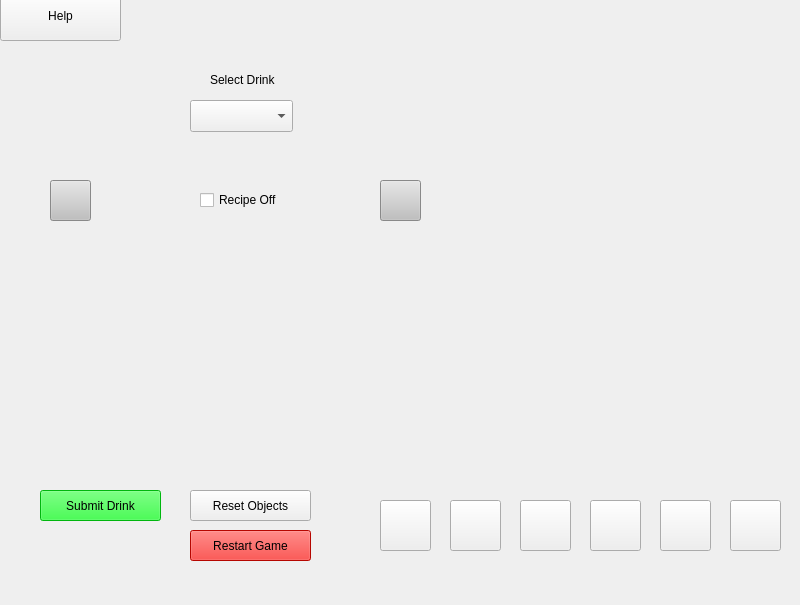
<?xml version="1.0" encoding="UTF-8"?>
<ui version="4.0">
 <class>MainWindow</class>
 <widget class="QMainWindow" name="MainWindow">
  <property name="geometry">
   <rect>
    <x>0</x>
    <y>0</y>
    <width>800</width>
    <height>605</height>
   </rect>
  </property>
  <property name="windowTitle">
   <string>MainWindow</string>
  </property>
  <widget class="QWidget" name="centralwidget">
   <widget class="QScrollArea" name="scrollArea">
    <property name="geometry">
     <rect>
      <x>620</x>
      <y>0</y>
      <width>201</width>
      <height>471</height>
     </rect>
    </property>
    <property name="frameShape">
     <enum>QFrame::Shape::NoFrame</enum>
    </property>
    <property name="verticalScrollBarPolicy">
     <enum>Qt::ScrollBarPolicy::ScrollBarAlwaysOn</enum>
    </property>
    <property name="horizontalScrollBarPolicy">
     <enum>Qt::ScrollBarPolicy::ScrollBarAlwaysOff</enum>
    </property>
    <property name="widgetResizable">
     <bool>true</bool>
    </property>
    <property name="alignment">
     <set>Qt::AlignmentFlag::AlignLeading|Qt::AlignmentFlag::AlignLeft|Qt::AlignmentFlag::AlignVCenter</set>
    </property>
    <widget class="QWidget" name="scrollAreas">
     <property name="geometry">
      <rect>
       <x>0</x>
       <y>0</y>
       <width>187</width>
       <height>471</height>
      </rect>
     </property>
     <widget class="QLabel" name="shelf">
      <property name="geometry">
       <rect>
        <x>-10</x>
        <y>0</y>
        <width>231</width>
        <height>1251</height>
       </rect>
      </property>
      <property name="text">
       <string/>
      </property>
      <property name="pixmap">
       <pixmap resource="images.qrc">:/background/shelf.png</pixmap>
      </property>
     </widget>
     <widget class="QPushButton" name="vermouth">
      <property name="geometry">
       <rect>
        <x>10</x>
        <y>40</y>
        <width>51</width>
        <height>111</height>
       </rect>
      </property>
      <property name="toolTip">
       <string>&lt;html&gt;&lt;head/&gt;&lt;body&gt;&lt;p&gt;Vermouth&lt;/p&gt;&lt;/body&gt;&lt;/html&gt;</string>
      </property>
      <property name="styleSheet">
       <string notr="true">QPushButton { 
    padding: 0px; 
    background: transparent; 
    border: none; 
}
QPushButton:hover {
    background: rgba(255,255,255,0.1);
}</string>
      </property>
      <property name="text">
       <string/>
      </property>
      <property name="icon">
       <iconset resource="images.qrc">
        <normaloff>:/icons/vermouth.png</normaloff>:/icons/vermouth.png</iconset>
      </property>
      <property name="iconSize">
       <size>
        <width>40</width>
        <height>90</height>
       </size>
      </property>
      <property name="checkable">
       <bool>false</bool>
      </property>
      <property name="checked">
       <bool>false</bool>
      </property>
     </widget>
     <widget class="QPushButton" name="pineappleJuice">
      <property name="geometry">
       <rect>
        <x>70</x>
        <y>60</y>
        <width>51</width>
        <height>91</height>
       </rect>
      </property>
      <property name="toolTip">
       <string>&lt;html&gt;&lt;head/&gt;&lt;body&gt;&lt;p&gt;Pineapple Juice&lt;/p&gt;&lt;/body&gt;&lt;/html&gt;</string>
      </property>
      <property name="styleSheet">
       <string notr="true">QPushButton { 
    padding: 0px; 
    background: transparent; 
    border: none; 
}
QPushButton:hover {
    background: rgba(255,255,255,0.1);
}</string>
      </property>
      <property name="text">
       <string/>
      </property>
      <property name="icon">
       <iconset resource="images.qrc">
        <normaloff>:/icons/pineappleJuice.png</normaloff>:/icons/pineappleJuice.png</iconset>
      </property>
      <property name="iconSize">
       <size>
        <width>40</width>
        <height>100</height>
       </size>
      </property>
      <property name="checkable">
       <bool>false</bool>
      </property>
     </widget>
     <widget class="QPushButton" name="tripleSec">
      <property name="geometry">
       <rect>
        <x>130</x>
        <y>50</y>
        <width>51</width>
        <height>101</height>
       </rect>
      </property>
      <property name="toolTip">
       <string>&lt;html&gt;&lt;head/&gt;&lt;body&gt;&lt;p&gt;Triple Sec&lt;/p&gt;&lt;/body&gt;&lt;/html&gt;</string>
      </property>
      <property name="styleSheet">
       <string notr="true">QPushButton { 
    padding: 0px; 
    background: transparent; 
    border: none; 
}
QPushButton:hover {
    background: rgba(255,255,255,0.1);
}</string>
      </property>
      <property name="text">
       <string/>
      </property>
      <property name="icon">
       <iconset resource="images.qrc">
        <normaloff>:/icons/tripleSec.png</normaloff>:/icons/tripleSec.png</iconset>
      </property>
      <property name="iconSize">
       <size>
        <width>40</width>
        <height>90</height>
       </size>
      </property>
      <property name="checkable">
       <bool>false</bool>
      </property>
     </widget>
     <widget class="QPushButton" name="gin">
      <property name="geometry">
       <rect>
        <x>10</x>
        <y>150</y>
        <width>51</width>
        <height>101</height>
       </rect>
      </property>
      <property name="toolTip">
       <string>&lt;html&gt;&lt;head/&gt;&lt;body&gt;&lt;p&gt;Gin&lt;/p&gt;&lt;/body&gt;&lt;/html&gt;</string>
      </property>
      <property name="styleSheet">
       <string notr="true">QPushButton { 
    padding: 0px; 
    background: transparent; 
    border: none; 
}
QPushButton:hover {
    background: rgba(255,255,255,0.1);
}</string>
      </property>
      <property name="text">
       <string/>
      </property>
      <property name="icon">
       <iconset resource="images.qrc">
        <normaloff>:/icons/gin.png</normaloff>:/icons/gin.png</iconset>
      </property>
      <property name="iconSize">
       <size>
        <width>40</width>
        <height>100</height>
       </size>
      </property>
      <property name="checkable">
       <bool>false</bool>
      </property>
     </widget>
     <widget class="QPushButton" name="tequila">
      <property name="geometry">
       <rect>
        <x>70</x>
        <y>150</y>
        <width>51</width>
        <height>101</height>
       </rect>
      </property>
      <property name="toolTip">
       <string>&lt;html&gt;&lt;head/&gt;&lt;body&gt;&lt;p&gt;Tequila&lt;/p&gt;&lt;/body&gt;&lt;/html&gt;</string>
      </property>
      <property name="styleSheet">
       <string notr="true">QPushButton { 
    padding: 0px; 
    background: transparent; 
    border: none; 
}
QPushButton:hover {
    background: rgba(255,255,255,0.1);
}</string>
      </property>
      <property name="text">
       <string/>
      </property>
      <property name="icon">
       <iconset resource="images.qrc">
        <normaloff>:/icons/tequila.png</normaloff>:/icons/tequila.png</iconset>
      </property>
      <property name="iconSize">
       <size>
        <width>40</width>
        <height>100</height>
       </size>
      </property>
      <property name="checkable">
       <bool>false</bool>
      </property>
     </widget>
     <widget class="QPushButton" name="coconutCream">
      <property name="geometry">
       <rect>
        <x>130</x>
        <y>180</y>
        <width>51</width>
        <height>81</height>
       </rect>
      </property>
      <property name="toolTip">
       <string>&lt;html&gt;&lt;head/&gt;&lt;body&gt;&lt;p&gt;Coconut Cream&lt;/p&gt;&lt;/body&gt;&lt;/html&gt;</string>
      </property>
      <property name="layoutDirection">
       <enum>Qt::LayoutDirection::RightToLeft</enum>
      </property>
      <property name="styleSheet">
       <string notr="true">QPushButton { 
    padding: 0px; 
    background: transparent; 
    border: none; 
}
QPushButton:hover {
    background: rgba(255,255,255,0.1);
}</string>
      </property>
      <property name="text">
       <string/>
      </property>
      <property name="icon">
       <iconset resource="images.qrc">
        <normaloff>:/icons/coconutCream.png</normaloff>:/icons/coconutCream.png</iconset>
      </property>
      <property name="iconSize">
       <size>
        <width>40</width>
        <height>100</height>
       </size>
      </property>
      <property name="checkable">
       <bool>false</bool>
      </property>
     </widget>
     <widget class="QPushButton" name="limeJuice">
      <property name="geometry">
       <rect>
        <x>10</x>
        <y>320</y>
        <width>51</width>
        <height>71</height>
       </rect>
      </property>
      <property name="toolTip">
       <string>&lt;html&gt;&lt;head/&gt;&lt;body&gt;&lt;p&gt;Lime Juice&lt;/p&gt;&lt;/body&gt;&lt;/html&gt;</string>
      </property>
      <property name="styleSheet">
       <string notr="true">QPushButton { 
    padding: 0px; 
    background: transparent; 
    border: none; 
}
QPushButton:hover {
    background: rgba(255,255,255,0.1);
}</string>
      </property>
      <property name="text">
       <string/>
      </property>
      <property name="icon">
       <iconset resource="images.qrc">
        <normaloff>:/icons/limeJuice.png</normaloff>:/icons/limeJuice.png</iconset>
      </property>
      <property name="iconSize">
       <size>
        <width>51</width>
        <height>61</height>
       </size>
      </property>
      <property name="checkable">
       <bool>false</bool>
      </property>
     </widget>
     <widget class="QPushButton" name="sweetVermouth">
      <property name="geometry">
       <rect>
        <x>70</x>
        <y>280</y>
        <width>51</width>
        <height>111</height>
       </rect>
      </property>
      <property name="toolTip">
       <string>&lt;html&gt;&lt;head/&gt;&lt;body&gt;&lt;p&gt;Sweet Red Vermouth&lt;/p&gt;&lt;/body&gt;&lt;/html&gt;</string>
      </property>
      <property name="styleSheet">
       <string notr="true">QPushButton { 
    padding: 0px; 
    background: transparent; 
    border: none; 
}
QPushButton:hover {
    background: rgba(255,255,255,0.1);
}</string>
      </property>
      <property name="text">
       <string/>
      </property>
      <property name="icon">
       <iconset resource="images.qrc">
        <normaloff>:/icons/sweetRedVermouth.png</normaloff>:/icons/sweetRedVermouth.png</iconset>
      </property>
      <property name="iconSize">
       <size>
        <width>51</width>
        <height>100</height>
       </size>
      </property>
      <property name="checkable">
       <bool>false</bool>
      </property>
     </widget>
     <widget class="QPushButton" name="whiskey">
      <property name="geometry">
       <rect>
        <x>130</x>
        <y>280</y>
        <width>51</width>
        <height>111</height>
       </rect>
      </property>
      <property name="toolTip">
       <string>&lt;html&gt;&lt;head/&gt;&lt;body&gt;&lt;p&gt;Sweet Red Vermouth&lt;/p&gt;&lt;/body&gt;&lt;/html&gt;</string>
      </property>
      <property name="styleSheet">
       <string notr="true">QPushButton { 
    padding: 0px; 
    background: transparent; 
    border: none; 
}
QPushButton:hover {
    background: rgba(255,255,255,0.1);
}</string>
      </property>
      <property name="text">
       <string/>
      </property>
      <property name="icon">
       <iconset resource="images.qrc">
        <normaloff>:/icons/whiskey.png</normaloff>:/icons/whiskey.png</iconset>
      </property>
      <property name="iconSize">
       <size>
        <width>51</width>
        <height>100</height>
       </size>
      </property>
      <property name="checkable">
       <bool>false</bool>
      </property>
     </widget>
     <widget class="QPushButton" name="bitters">
      <property name="geometry">
       <rect>
        <x>10</x>
        <y>420</y>
        <width>51</width>
        <height>81</height>
       </rect>
      </property>
      <property name="toolTip">
       <string>&lt;html&gt;&lt;head/&gt;&lt;body&gt;&lt;p&gt;Bitters&lt;/p&gt;&lt;/body&gt;&lt;/html&gt;</string>
      </property>
      <property name="styleSheet">
       <string notr="true">QPushButton { 
    padding: 0px; 
    background: transparent; 
    border: none; 
}
QPushButton:hover {
    background: rgba(255,255,255,0.1);
}</string>
      </property>
      <property name="text">
       <string/>
      </property>
      <property name="icon">
       <iconset resource="images.qrc">
        <normaloff>:/icons/bitters.png</normaloff>:/icons/bitters.png</iconset>
      </property>
      <property name="iconSize">
       <size>
        <width>51</width>
        <height>60</height>
       </size>
      </property>
      <property name="checkable">
       <bool>false</bool>
      </property>
     </widget>
     <widget class="QPushButton" name="blueCuracao">
      <property name="geometry">
       <rect>
        <x>70</x>
        <y>410</y>
        <width>51</width>
        <height>91</height>
       </rect>
      </property>
      <property name="toolTip">
       <string>&lt;html&gt;&lt;head/&gt;&lt;body&gt;&lt;p&gt;Blue Curacao&lt;/p&gt;&lt;/body&gt;&lt;/html&gt;</string>
      </property>
      <property name="styleSheet">
       <string notr="true">QPushButton { 
    padding: 0px; 
    background: transparent; 
    border: none; 
}
QPushButton:hover {
    background: rgba(255,255,255,0.1);
}</string>
      </property>
      <property name="text">
       <string/>
      </property>
      <property name="icon">
       <iconset resource="images.qrc">
        <normaloff>:/icons/blueCuracao.png</normaloff>:/icons/blueCuracao.png</iconset>
      </property>
      <property name="iconSize">
       <size>
        <width>20</width>
        <height>1159</height>
       </size>
      </property>
      <property name="checkable">
       <bool>false</bool>
      </property>
     </widget>
     <widget class="QPushButton" name="agaveSyrup">
      <property name="geometry">
       <rect>
        <x>130</x>
        <y>410</y>
        <width>51</width>
        <height>91</height>
       </rect>
      </property>
      <property name="toolTip">
       <string>&lt;html&gt;&lt;head/&gt;&lt;body&gt;&lt;p&gt;Agave Syrup&lt;/p&gt;&lt;/body&gt;&lt;/html&gt;</string>
      </property>
      <property name="styleSheet">
       <string notr="true">QPushButton { 
    padding: 0px; 
    background: transparent; 
    border: none; 
}
QPushButton:hover {
    background: rgba(255,255,255,0.1);
}</string>
      </property>
      <property name="text">
       <string/>
      </property>
      <property name="icon">
       <iconset resource="images.qrc">
        <normaloff>:/icons/agaveSyrup.png</normaloff>:/icons/agaveSyrup.png</iconset>
      </property>
      <property name="iconSize">
       <size>
        <width>24</width>
        <height>1159</height>
       </size>
      </property>
      <property name="checkable">
       <bool>false</bool>
      </property>
     </widget>
     <widget class="QPushButton" name="whiteRum">
      <property name="geometry">
       <rect>
        <x>10</x>
        <y>540</y>
        <width>51</width>
        <height>111</height>
       </rect>
      </property>
      <property name="toolTip">
       <string>&lt;html&gt;&lt;head/&gt;&lt;body&gt;&lt;p&gt;White Rum&lt;/p&gt;&lt;/body&gt;&lt;/html&gt;</string>
      </property>
      <property name="styleSheet">
       <string notr="true">QPushButton { 
    padding: 0px; 
    background: transparent; 
    border: none; 
}
QPushButton:hover {
    background: rgba(255,255,255,0.1);
}</string>
      </property>
      <property name="text">
       <string/>
      </property>
      <property name="icon">
       <iconset resource="images.qrc">
        <normaloff>:/icons/whiteRum.png</normaloff>:/icons/whiteRum.png</iconset>
      </property>
      <property name="iconSize">
       <size>
        <width>51</width>
        <height>110</height>
       </size>
      </property>
      <property name="checkable">
       <bool>false</bool>
      </property>
     </widget>
    </widget>
   </widget>
   <widget class="QPushButton" name="olive">
    <property name="geometry">
     <rect>
      <x>590</x>
      <y>500</y>
      <width>51</width>
      <height>51</height>
     </rect>
    </property>
    <property name="toolTip">
     <string>&lt;html&gt;&lt;head/&gt;&lt;body&gt;&lt;p&gt;Olives&lt;/p&gt;&lt;/body&gt;&lt;/html&gt;</string>
    </property>
    <property name="text">
     <string/>
    </property>
    <property name="icon">
     <iconset resource="images.qrc">
      <normaloff>:/icons/olives.png</normaloff>:/icons/olives.png</iconset>
    </property>
    <property name="iconSize">
     <size>
      <width>15</width>
      <height>1159</height>
     </size>
    </property>
    <property name="checkable">
     <bool>false</bool>
    </property>
   </widget>
   <widget class="QPushButton" name="saltRim">
    <property name="geometry">
     <rect>
      <x>520</x>
      <y>500</y>
      <width>51</width>
      <height>51</height>
     </rect>
    </property>
    <property name="toolTip">
     <string>&lt;html&gt;&lt;head/&gt;&lt;body&gt;&lt;p&gt;Salt for salt rim&lt;/p&gt;&lt;/body&gt;&lt;/html&gt;</string>
    </property>
    <property name="text">
     <string/>
    </property>
    <property name="icon">
     <iconset resource="images.qrc">
      <normaloff>:/icons/saltRim.png</normaloff>:/icons/saltRim.png</iconset>
    </property>
    <property name="iconSize">
     <size>
      <width>38</width>
      <height>1159</height>
     </size>
    </property>
    <property name="checkable">
     <bool>false</bool>
    </property>
   </widget>
   <widget class="QPushButton" name="lime">
    <property name="geometry">
     <rect>
      <x>450</x>
      <y>500</y>
      <width>51</width>
      <height>51</height>
     </rect>
    </property>
    <property name="toolTip">
     <string>&lt;html&gt;&lt;head/&gt;&lt;body&gt;&lt;p&gt;Lime Slice&lt;/p&gt;&lt;/body&gt;&lt;/html&gt;</string>
    </property>
    <property name="text">
     <string/>
    </property>
    <property name="icon">
     <iconset resource="images.qrc">
      <normaloff>:/icons/limeSlice.png</normaloff>:/icons/limeSlice.png</iconset>
    </property>
    <property name="iconSize">
     <size>
      <width>38</width>
      <height>1159</height>
     </size>
    </property>
    <property name="checkable">
     <bool>false</bool>
    </property>
   </widget>
   <widget class="QPushButton" name="ice">
    <property name="geometry">
     <rect>
      <x>380</x>
      <y>500</y>
      <width>51</width>
      <height>51</height>
     </rect>
    </property>
    <property name="toolTip">
     <string>&lt;html&gt;&lt;head/&gt;&lt;body&gt;&lt;p&gt;ice cubes&lt;/p&gt;&lt;/body&gt;&lt;/html&gt;</string>
    </property>
    <property name="text">
     <string/>
    </property>
    <property name="icon">
     <iconset resource="images.qrc">
      <normaloff>:/icons/iceCubes.png</normaloff>:/icons/iceCubes.png</iconset>
    </property>
    <property name="iconSize">
     <size>
      <width>38</width>
      <height>1159</height>
     </size>
    </property>
    <property name="checkable">
     <bool>false</bool>
    </property>
   </widget>
   <widget class="QLabel" name="menuView">
    <property name="geometry">
     <rect>
      <x>0</x>
      <y>0</y>
      <width>471</width>
      <height>241</height>
     </rect>
    </property>
    <property name="frameShadow">
     <enum>QFrame::Shadow::Plain</enum>
    </property>
    <property name="lineWidth">
     <number>705</number>
    </property>
    <property name="midLineWidth">
     <number>5</number>
    </property>
    <property name="text">
     <string/>
    </property>
    <property name="pixmap">
     <pixmap resource="images.qrc">:/background/ChalkBoard.png</pixmap>
    </property>
    <property name="scaledContents">
     <bool>true</bool>
    </property>
   </widget>
   <widget class="QPushButton" name="crushedIce">
    <property name="geometry">
     <rect>
      <x>660</x>
      <y>500</y>
      <width>51</width>
      <height>51</height>
     </rect>
    </property>
    <property name="toolTip">
     <string>&lt;html&gt;&lt;head/&gt;&lt;body&gt;&lt;p&gt;Crushed Ice&lt;/p&gt;&lt;/body&gt;&lt;/html&gt;</string>
    </property>
    <property name="text">
     <string/>
    </property>
    <property name="icon">
     <iconset resource="images.qrc">
      <normaloff>:/icons/crushedIce.jpg</normaloff>:/icons/crushedIce.jpg</iconset>
    </property>
    <property name="iconSize">
     <size>
      <width>60</width>
      <height>1159</height>
     </size>
    </property>
    <property name="checkable">
     <bool>false</bool>
    </property>
   </widget>
   <widget class="QLabel" name="background">
    <property name="geometry">
     <rect>
      <x>0</x>
      <y>0</y>
      <width>621</width>
      <height>471</height>
     </rect>
    </property>
    <property name="text">
     <string/>
    </property>
    <property name="pixmap">
     <pixmap resource="images.qrc">:/background/barBackground.jpg</pixmap>
    </property>
    <property name="scaledContents">
     <bool>true</bool>
    </property>
   </widget>
   <widget class="QPushButton" name="cherry">
    <property name="geometry">
     <rect>
      <x>730</x>
      <y>500</y>
      <width>51</width>
      <height>51</height>
     </rect>
    </property>
    <property name="toolTip">
     <string>&lt;html&gt;&lt;head/&gt;&lt;body&gt;&lt;p&gt;Maraschino Cherry&lt;/p&gt;&lt;/body&gt;&lt;/html&gt;</string>
    </property>
    <property name="text">
     <string/>
    </property>
    <property name="icon">
     <iconset resource="images.qrc">
      <normaloff>:/icons/maraschinoCherry.png</normaloff>:/icons/maraschinoCherry.png</iconset>
    </property>
    <property name="iconSize">
     <size>
      <width>28</width>
      <height>1159</height>
     </size>
    </property>
    <property name="checkable">
     <bool>false</bool>
    </property>
   </widget>
   <widget class="QLabel" name="table">
    <property name="geometry">
     <rect>
      <x>-10</x>
      <y>470</y>
      <width>821</width>
      <height>121</height>
     </rect>
    </property>
    <property name="text">
     <string/>
    </property>
    <property name="pixmap">
     <pixmap resource="images.qrc">:/background/tableTexture.jpg</pixmap>
    </property>
    <property name="scaledContents">
     <bool>true</bool>
    </property>
   </widget>
   <widget class="QPushButton" name="ResetPhysicsButton">
    <property name="geometry">
     <rect>
      <x>190</x>
      <y>490</y>
      <width>121</width>
      <height>31</height>
     </rect>
    </property>
    <property name="text">
     <string>Reset Objects</string>
    </property>
   </widget>
   <widget class="QLabel" name="recipeText">
    <property name="geometry">
     <rect>
      <x>50</x>
      <y>10</y>
      <width>371</width>
      <height>211</height>
     </rect>
    </property>
    <property name="styleSheet">
     <string notr="true">font-size:25px; 
color:rgb(111, 255, 164)</string>
    </property>
    <property name="text">
     <string/>
    </property>
    <property name="scaledContents">
     <bool>true</bool>
    </property>
    <property name="alignment">
     <set>Qt::AlignmentFlag::AlignLeading|Qt::AlignmentFlag::AlignLeft|Qt::AlignmentFlag::AlignVCenter</set>
    </property>
   </widget>
   <widget class="QLabel" name="selectDrink">
    <property name="geometry">
     <rect>
      <x>210</x>
      <y>70</y>
      <width>71</width>
      <height>20</height>
     </rect>
    </property>
    <property name="text">
     <string>Select Drink</string>
    </property>
   </widget>
   <widget class="QComboBox" name="recipeList">
    <property name="geometry">
     <rect>
      <x>190</x>
      <y>100</y>
      <width>103</width>
      <height>32</height>
     </rect>
    </property>
   </widget>
   <widget class="QWidget" name="horizontalLayoutWidget">
    <property name="geometry">
     <rect>
      <x>30</x>
      <y>269</y>
      <width>160</width>
      <height>71</height>
     </rect>
    </property>
    <layout class="QHBoxLayout" name="addedGarnishes"/>
   </widget>
   <widget class="QLabel" name="DrinkGarnishLabel">
    <property name="geometry">
     <rect>
      <x>30</x>
      <y>270</y>
      <width>161</width>
      <height>71</height>
     </rect>
    </property>
    <property name="frameShape">
     <enum>QFrame::Shape::NoFrame</enum>
    </property>
    <property name="lineWidth">
     <number>36</number>
    </property>
    <property name="text">
     <string/>
    </property>
    <property name="pixmap">
     <pixmap resource="images.qrc">:/icons/TextBubble.png</pixmap>
    </property>
    <property name="scaledContents">
     <bool>true</bool>
    </property>
   </widget>
   <widget class="QPushButton" name="restartGameButton">
    <property name="geometry">
     <rect>
      <x>190</x>
      <y>530</y>
      <width>121</width>
      <height>31</height>
     </rect>
    </property>
    <property name="styleSheet">
     <string notr="true">background-color: rgb(255, 8, 0);</string>
    </property>
    <property name="text">
     <string>Restart Game</string>
    </property>
   </widget>
   <widget class="QPushButton" name="submitDrink">
    <property name="geometry">
     <rect>
      <x>40</x>
      <y>490</y>
      <width>121</width>
      <height>31</height>
     </rect>
    </property>
    <property name="styleSheet">
     <string notr="true">background-color: rgb(0, 255, 20);
color: rgb(0, 0, 0);</string>
    </property>
    <property name="text">
     <string>Submit Drink</string>
    </property>
   </widget>
   <widget class="QPushButton" name="next">
    <property name="geometry">
     <rect>
      <x>380</x>
      <y>180</y>
      <width>41</width>
      <height>41</height>
     </rect>
    </property>
    <property name="styleSheet">
     <string notr="true">background-color: rgb(192, 192, 192);</string>
    </property>
    <property name="text">
     <string/>
    </property>
    <property name="icon">
     <iconset resource="images.qrc">
      <normaloff>:/icons/next.png</normaloff>:/icons/next.png</iconset>
    </property>
    <property name="iconSize">
     <size>
      <width>41</width>
      <height>41</height>
     </size>
    </property>
   </widget>
   <widget class="QPushButton" name="back">
    <property name="geometry">
     <rect>
      <x>50</x>
      <y>180</y>
      <width>41</width>
      <height>41</height>
     </rect>
    </property>
    <property name="styleSheet">
     <string notr="true">background-color: rgb(192, 192, 192);</string>
    </property>
    <property name="text">
     <string/>
    </property>
    <property name="icon">
     <iconset resource="images.qrc">
      <normaloff>:/icons/back.png</normaloff>:/icons/back.png</iconset>
    </property>
    <property name="iconSize">
     <size>
      <width>41</width>
      <height>41</height>
     </size>
    </property>
   </widget>
   <widget class="QCheckBox" name="recipeCheckBox">
    <property name="geometry">
     <rect>
      <x>200</x>
      <y>190</y>
      <width>85</width>
      <height>20</height>
     </rect>
    </property>
    <property name="text">
     <string>Recipe Off</string>
    </property>
   </widget>
   <widget class="QPushButton" name="helpButton">
    <property name="geometry">
     <rect>
      <x>0</x>
      <y>-10</y>
      <width>121</width>
      <height>51</height>
     </rect>
    </property>
    <property name="text">
     <string>Help</string>
    </property>
   </widget>
   <zorder>background</zorder>
   <zorder>DrinkGarnishLabel</zorder>
   <zorder>table</zorder>
   <zorder>lime</zorder>
   <zorder>ice</zorder>
   <zorder>crushedIce</zorder>
   <zorder>saltRim</zorder>
   <zorder>olive</zorder>
   <zorder>menuView</zorder>
   <zorder>cherry</zorder>
   <zorder>ResetPhysicsButton</zorder>
   <zorder>recipeText</zorder>
   <zorder>selectDrink</zorder>
   <zorder>recipeList</zorder>
   <zorder>horizontalLayoutWidget</zorder>
   <zorder>restartGameButton</zorder>
   <zorder>submitDrink</zorder>
   <zorder>next</zorder>
   <zorder>back</zorder>
   <zorder>recipeCheckBox</zorder>
   <zorder>scrollArea</zorder>
   <zorder>helpButton</zorder>
  </widget>
  <widget class="QMenuBar" name="menubar">
   <property name="enabled">
    <bool>true</bool>
   </property>
   <property name="geometry">
    <rect>
     <x>0</x>
     <y>0</y>
     <width>800</width>
     <height>21</height>
    </rect>
   </property>
  </widget>
 </widget>
 <resources>
  <include location="images.qrc"/>
 </resources>
 <connections/>
</ui>
